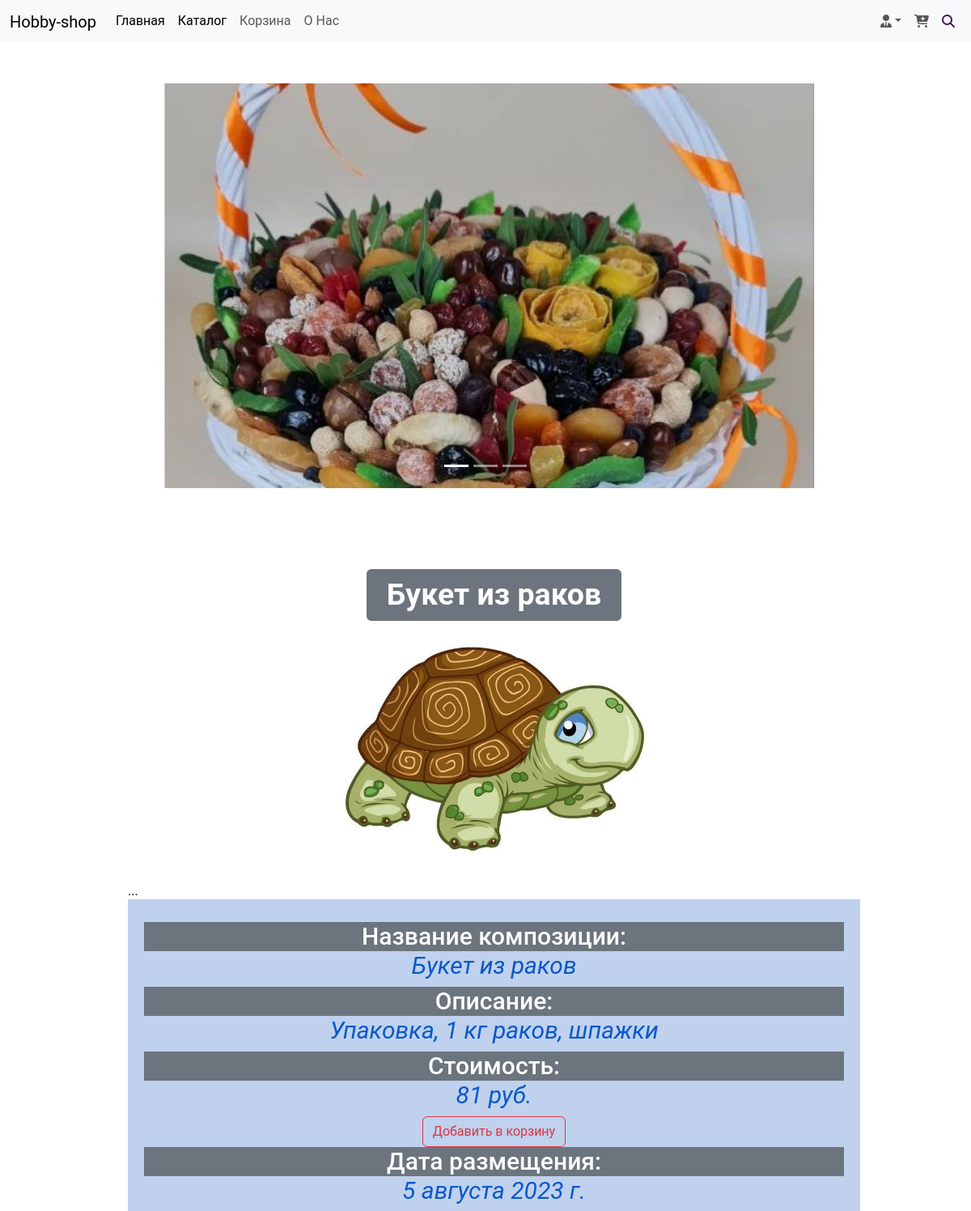
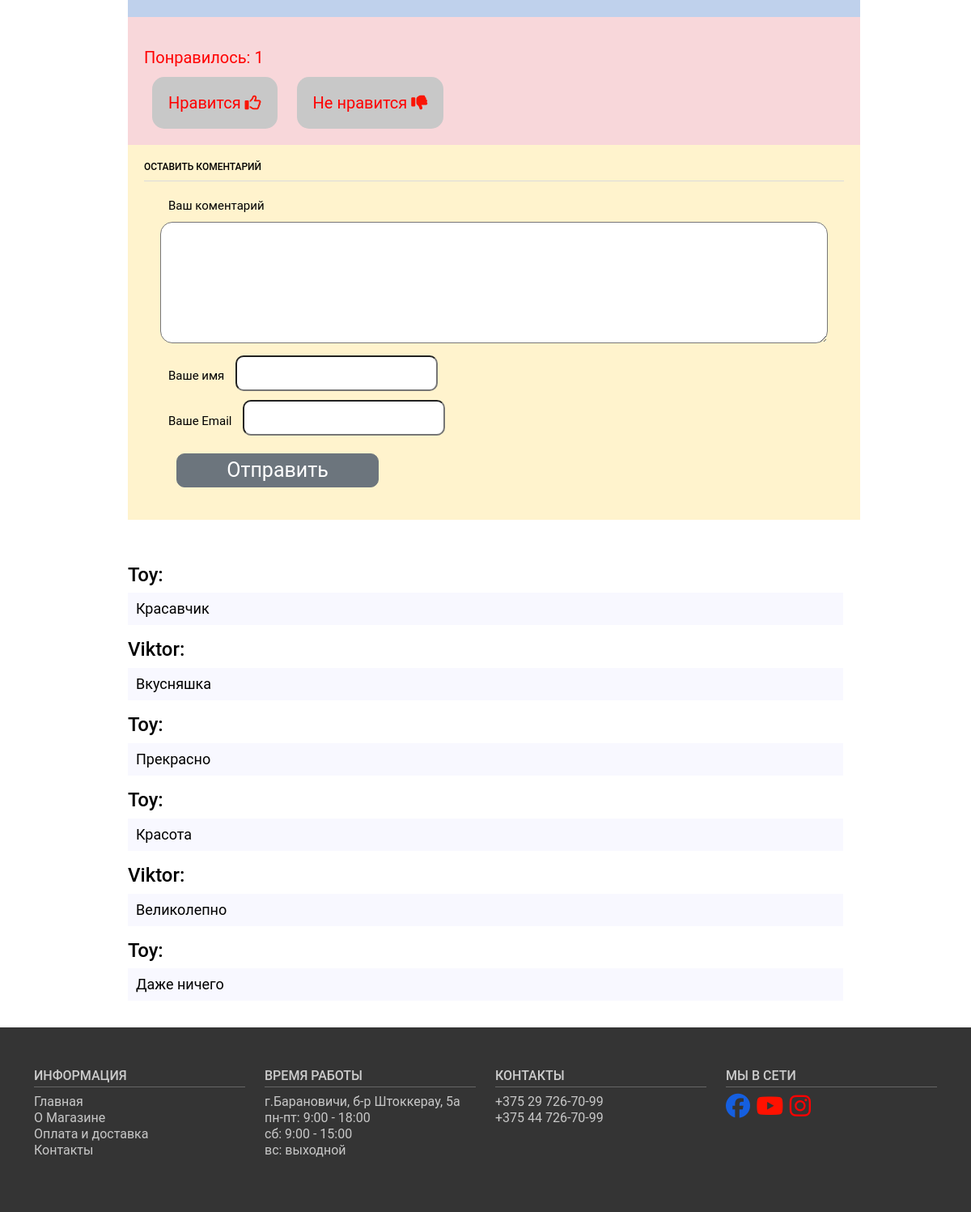
The page /glav/1 on the database its author committed (2 pictures, top to bottom).
### hobby/models.py (models this page shows, shortened)
class Hobby(models.Model):
    name = models.CharField('Название', max_length=100)
    catalog = models.CharField('Каталог', max_length=60)
    description = models.TextField('Описание', default='разные')
    price = models.IntegerField('Цена')
    date = models.DateField('Дата размещения')
    img = models.ImageField('Изображение', upload_to='my_gallery/%Y')  # %Y папка по году
    catalog_new = models.ForeignKey(Catalog, on_delete=models.CASCADE, null=True, related_name='hobby')
    catalog_top = models.ManyToManyField(Catalog, related_name='hobbys')
    class Meta:
        verbose_name = 'Композицию'
        verbose_name_plural = "Композиции"

class Comments(models.Model):
    email = models.EmailField()
    name = models.CharField('Имя', max_length=50)
    text_comments = models.TextField('Текст коментария', max_length=2000)
    post_hobby = models.ForeignKey(Hobby, verbose_name='Публикация', on_delete=models.CASCADE)
    class Meta:
        verbose_name = 'Комментарий'
        verbose_name_plural = "Комментарии"

### hobby/views.py (the view)
# urls.py: path('glav/<int:pk>', views.Hobby_working_detali.as_view(), name='hobby_working_detali'),
class Hobby_working_detali(DetailView):
    template_name = 'hobby/index-detali.html'
    model = Hobby

### cart/cart.py (called while the page is built)
    def __len__(self):
        return sum(item['quantity'] for item in self.cart.values())

    def get_total_price(self):
        return sum(Decimal(item['price']) * item['quantity'] for item in
                   self.cart.values())

### cart/context_processors.py (called while the page is built)
def cart(request):
    return {'cart': Cart(request)}

### hobby/context_processors/post_context.py (called while the page is built)
def last_posts(request):
    posts = Hobby.objects.order_by('date')
    return {
        'last_posts': posts
    }

### hobby/templates/hobby/index-detali.html (shortened to what this page needs)
{% extends 'hobby/index-base.html' %}
{% load static %}
{% block link %}
    <link rel="stylesheet" href="{% static 'hobby/style.css' %}" type="text/css" media="all">
    <link rel="stylesheet" href="{% static 'css/main.css' %}">
{% endblock %}
{% block content %}
    <div class="container">
        <div id="main">
            <div id="content" class="contener-left">
                <div class="projects" align="center">
                    <h1><span class="badge bg-secondary">{{ hobby.name }}</span></h1>
                    <p align="center"><img src="{{ hobby.img.url }}" alt="" width="400px" height="400px"/></p>
                    <div class="modal-dialog modal-dialog-centered">
                        ...
                    </div>
                    <div class="text-left">
                        <h4>Название композиции:</h4>
                        <p> {{ hobby.name }} </p>
                        <h4>Описание:</h4>
                        <p> {{ hobby.description }} </p>
                        <h4>Стоимость:</h4>
                        <p class="price">{{ hobby.price }} руб.</p>
                        <form action="{% url "cart:cart_add" hobby.id %}" method="post">
                            <input class="btn btn-outline-danger" type="submit" value="Добавить в корзину">
                        </form>
                        <h4>Дата размещения:</h4>
                        <p>{{ hobby.date }}</p>
                    </div>
                </div>
            </div>
            <div class="form-like">
                <br>
                <p>Понравилось: {{ hobby.likes_set.all.count }}</p>
                <br>
                <a href="{% url 'add_likes' hobby.id %}">Нравится <i class="fa-regular fa-thumbs-up"
                                                                     style="color: #fa1505;"></i></a>
                <a href="{% url 'del_likes' hobby.id %}">Не нравится <i class="fa-solid fa-thumbs-down"
                                                                        style="color: #fa1505;"></i></a>
                <br>
                <br>
            </div>
            <div class="form-comment">
                <h3>Оставить коментарий</h3>
                <div>
                    <form action="{% url 'add_comments' hobby.id %}" method="post">
                        <div>
                            <label>Ваш коментарий</label>
                            <textarea name="text_comments" cols="30" rows="10"></textarea>
                        </div>
                        <div>
                            <label for="">Ваше имя</label>
                            <input type="text" name="name">
                        </div>
                        <div>
                            <label for="">Ваше Email</label>
                            <input type="email" name="email">
                        </div>
                        <div class="form-comment-input">
                            <p><input class="btn btn-secondary type="submit" value="Отправить"></p>
                        </div>
                    </form>
                </div>
            </div>
        </div>
        <div class="view-comment">
            {% for comment in hobby.comments_set.all %}
                <div>
                    <h4>{{ comment.name }}: </h4>
                    <p>{{ comment.text_comments }}</p>
                </div>
            {% endfor %}
        </div>
    </div>
{% endblock %}

### hobby/templates/hobby/index-base.html (shortened to what this page needs)
{% load static %}
{% load hobby_extras %}
<!doctype html>
<html lang="en">
<head>
    <link href="{% static 'css/bootstrap.css' %}" rel="stylesheet">
    <link rel="stylesheet" href="https://cdnjs.cloudflare.com/ajax/libs/font-awesome/6.4.2/css/all.min.css"
/>
    <link rel="stylesheet" href="{% static 'css/main.css' %}">
    {% block link %}{% endblock %}
</head>
<body>
<nav class="navbar navbar-expand-lg bg-body-tertiary">
    <div class="container-fluid">
        <a class="navbar-brand" href="/glav">Hobby-shop</a>
        <div class="collapse navbar-collapse" id="navbarSupportedContent">
            <ul class="navbar-nav me-auto mb-2 mb-lg-0 top-menu">
                <li class="nav-item">
                    <a class="nav-link active" aria-current="page" href="/glav">Главная</a>
                </li>
                <li class="nav-item">
                    <a class="nav-link active" aria-current="page" href="/catalog">Каталог</a>
                </li>
                <li class="nav-item">
                    <a class="nav-link" href="/cart">Корзина</a>
                </li>
                <li class="nav-item">
                    <a class="nav-link" href="/o_nas">О Нас</a>
                </li>
            </ul>
            <ul class="navbar-nav ms-auto mb-2 mb-lg-0">
                <li class="nav-item dropdown">
                    <a class="nav-link dropdown-toggle" data-bs-toggle="dropdown" href="#"><i
                            class="fa-solid fa-user-tie"></i></a>
                </li>
                <li class="nav-item ">
                    <a class="nav-link " href="#" data-bs-toggle="modal" data-bs-target="#modal-cart">
                        <i class="fa-solid fa-cart-plus"></i>
                    </a>
                </li>
                <li class="nav-item ">
                    <a class="nav-link " href="{% url 'post_search' %}">
                        <i class="fa-solid fa-magnifying-glass" style="color: #461f51;"></i>
                    </a>
                </li>
            </ul>
        </div>
    </div>
</nav>
<section class="carousel col-12">
    <div class="container-fluid my-carousel">
        <div id="carouselExampleIndicators" class="carousel slide carousel-fade" data-bs-ride='carousel'
             data-bs-interval="5000">
            <div class="carousel-indicators">
                <button type="button" data-bs-target="#carouselExampleIndicators" data-bs-slide-to="0" class="active"
                        aria-current="true" aria-label="Slide 1"></button>
                <button type="button" data-bs-target="#carouselExampleIndicators" data-bs-slide-to="1"
                        aria-label="Slide 2"></button>
                <button type="button" data-bs-target="#carouselExampleIndicators" data-bs-slide-to="2"
                        aria-label="Slide 3"></button>
            </div>
            <div class="carousel-inner">
                {% for hobby in last_posts %}
                    <div class="carousel-item active">
                        <img src="{{ hobby.img.url }}" class="d-block w-100" alt="...">
                    </div>
                {% endfor %}
            </div>
            <button class="carousel-control-prev" type="button" data-bs-target="#carouselExampleIndicators"
                    data-bs-slide="prev">
                <span class="carousel-control-prev-icon" aria-hidden="true"></span>
            </button>
            <button class="carousel-control-next" type="button" data-bs-target="#carouselExampleIndicators"
                    data-bs-slide="next">
                <span class="carousel-control-next-icon" aria-hidden="true"></span>
            </button>
        </div>
    </div>
</section>
{% block content %}{% endblock %}
<footer>
    <section class="footer">
        <div class="container">
            <div class="row">
                <div class="col-md-3 col-6">
                    <h4>Информация</h4>
                    <ul class="list-unstyled">
                        <li><a href="#">Главная</a></li>
                        <li><a href="#">О Магазине</a></li>
                        <li><a href="#">Оплата и доставка</a></li>
                        <li><a href="#">Контакты</a></li>
                    </ul>
                </div>
                <div class="col-md-3 col-6">
                    <h4>Время работы</h4>
                    <ul class="list-unstyled">
                        <li>г.Барановичи, б-р Штоккерау, 5а</a></li>
                        <li>пн-пт: 9:00 - 18:00</li>
                        <li>сб: 9:00 - 15:00</li>
                        <li>вс: выходной</li>
                    </ul>
                </div>
                <div class="col-md-3 col-6">
                    <h4>Контакты</h4>
                    <ul class="list-unstyled">
                        <li><a href="tel:375297267099">+375 29 726-70-99</a></li>
                        <li><a href="tel:375447267099">+375 44 726-70-99</a></li>
                    </ul>
                </div>
                <div class="col-md-3 col-6">
                    <h4>Мы в сети</h4>
                    <div class="footer-icons">
                        <a href="#"><i class="fa-brands fa-facebook" style="color: #155fe0;"></i></a>
                        <a href="#"><i class="fa-brands fa-youtube" style="color: #ff1100;"></i></a>
                        <a href="https://instagram.com/podarki_ot_zoi?igshid=MzRlODBiNWFlZA=="><i
                                class="fa-brands fa-instagram" style="color: #fe0101;"></i></a>
                    </div>
                </div>
            </div>
        </div>
    </section>
</footer>
</body>
</html>

### hobby/static/css/main.css (style rules this page uses)
html { font-size: 16px; }
body { font-family: 'Roboto', sans-serif; font-size: 16px; font-width: 400; color: #000000; background-color: white; min-width: 320px; }
img { max-width: 100%; height: auto; }
section { padding: 50px 0; }
a { color: red; }
.top-menu li a:after { content: ''; display: block; width: 100%; background-color: red; height: 1px; transition: all .3s; transform: scale(0); }
.my-carousel { padding: 0; }
.my-carousel .carousel-item { display: flex; max-height: 500px; }
.my-carousel .carousel-item img { object-fit: cover; }
.footer { background-color: #343434; }
.footer h4 { color: #ccc; text-transform: uppercase; font-size: 16px; border-bottom: 1px solid #666; padding-bottom: 3px; }
.footer a { text-decoration: none; transition: all .3s; }
.footer a, .footer li { color: #c8c8c8; }
.footer li a { display: block; }
.footer-icons { display: inline-block; margin-right: 15px; font-size: 30px; }

### hobby/static/hobby/style.css (style rules this page uses)
* { margin: 0; padding: 0; outline:0; }
body { font-size: 12px; line-height: 20px; font-family: Georgia, Arial, Helvetica, Sans-Serif; color: #333; background: url('') repeat 0 0; }
a { color: #ff0000; text-decoration: none; cursor:pointer; }
input, textarea, select { font-family: Arial, Helvetica, sans-serif; font-size:12px; }
textarea { overflow:auto; }
#main { margin: auto; width: 932px; padding: 37px 24px 17px 24px; }
#main h3 { font-size: 12px; line-height: 15px; color: #000; text-transform: uppercase; border-bottom: 1px solid #dbdbdb; padding: 0 0 9px 0; }
#content { width: 905px; }
.projects { padding: 10px 0 0 0; }
.projects h1 { font-size: 50px }
.form-like { width: 905px; padding: 20px; background-color: #f8d7da; }
.form-like a { padding: 20px; background-color: #c8c8c8; margin: 10px; font-size: 20px; border-bottom-color: blue; border-radius: 15px; }
.form-like p { font-size: 20px; color: red; }
.text-left { padding: 20px; background-color: #bfd1ec; }
.text-left h4 { font-size: 30px; background-color: #6c757d; color: white; }
.text-left p { font-size: 30px; font-style: italic; color: #0a58ca; }
.form-comment { width: 905px; padding: 20px; background-color: #fff3cd; }
.form-comment h3 { font-size: 20px; }
.form-comment label { margin: 10px 10px; font-size: 15px; }
.form-comment input { border-radius: 10px; padding: 20px; height: 20px; width: 250px; font-size: 25px; }
.form-comment-input p { padding: 10px; margin: 10px; }
.form-comment textarea { border-radius: 15px; padding: 15px; height: 150px; width: 100%; resize: vertical; }
.form-comment div { margin: 10px; }
.view-comment { margin: auto; width: 932px; padding: 37px 24px 17px 24px; font-size: 18px; border-radius: 15px; }
.view-comment p { background-color: ghostwhite; padding: 10px; }

### rows shown on the page
Hobby: img (picture)
Hobby: name "Букет из раков", img (picture), description "Упаковка, 1 кг раков, шпажки", price "81", date "5 августа 2023 г.", likes_set.all.count "1"
Comments: name "Toy", text_comments "Красавчик"
Comments: name "Viktor", text_comments "Вкусняшка"
Comments: name "Toy", text_comments "Прекрасно"
Comments: name "Toy", text_comments "Красота"
Comments: name "Viktor", text_comments "Великолепно"
Comments: name "Toy", text_comments "Даже ничего"
